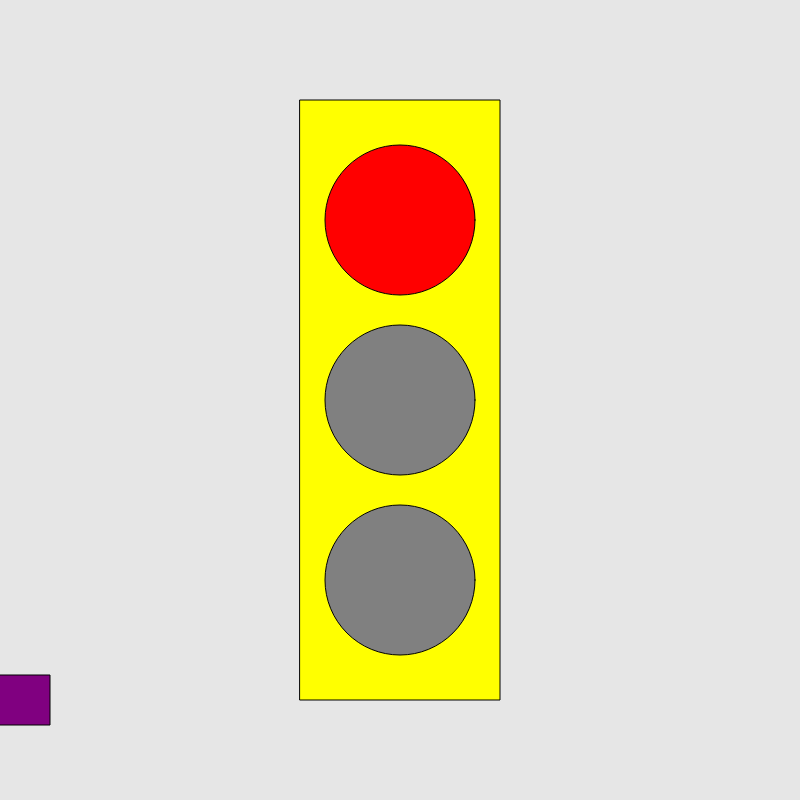
Frame 1 (no input)
Frame 60 (no input): identical to frame 1, image omitted
Frame 120 (the mouse pressed at the canvas centre since frame 60): identical to frame 1, image omitted

The p5.js sketch that drew this single still picture (run headless with seeded random() and noise() and a simulated clock; from frame 60 on, the mouse is pressed at the canvas centre):

// p5.js sketch
// ── sketch.js
let timer = 0
let state = 0
let vel =0
let x = 0
function setup() {
  createCanvas(800, 800);
  rectMode(CENTER);
}

function draw() {
background(230);
  fill('yellow');
  rect(width / 2, height / 2, 200, 600);



  switch (state) {


    case 0:
      fill('red')
      ellipse(width / 2, height / 2 - 180, 150, 150);
      fill('grey')
      ellipse(width / 2, height / 2, 150, 150);
      ellipse(width / 2, height / 2 + 180, 150, 150);
      vel = 0;
      break;

    case 1:
      fill('grey')
      ellipse(width / 2, height / 2 - 180, 150, 150);
      ellipse(width / 2, height / 2, 150, 150);
      fill('green')
      ellipse(width / 2, height / 2 + 180, 150, 150);
      vel = 10;
      break;

    case 2:
      fill('grey')
      ellipse(width / 2, height / 2 - 180, 150, 150);
      fill('orange')
      ellipse(width / 2, height / 2, 150, 150);
      fill('grey')
      ellipse(width / 2, height / 2 + 180, 150, 150);
      vel= 3;
      break;


  }
  timer++;
  if (timer > 3 * 60) {
    timer = 0;

    state++;
    if (state > 2) {
      state = 0;
    }
  }

// the car
fill('purple')
rect( x, height-100,100,50);

x = x+vel;
if (x>width){
  x= 0;
}





}
